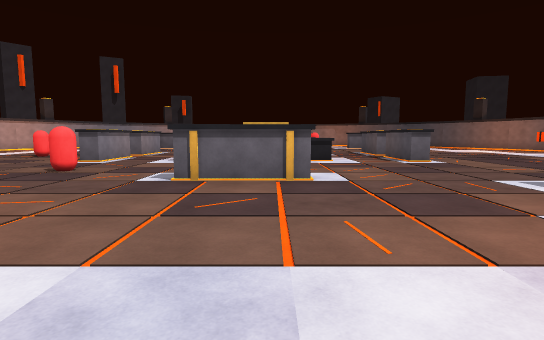
View 1 (above)

18 first-person views from a walk through a scene from a Unity 3-D project. The camera is 1.5 m above the floor, tilts 6° down and sees 80° across. The floor is counted in squares, 2 m on a side. Each view is taken from the middle of a square. On the plan, view 1 faces up. The plan holds only what a view shows up to about 11 squares ahead; the rest is blank. The place goes on beyond the plan. The player is left out.

View 2
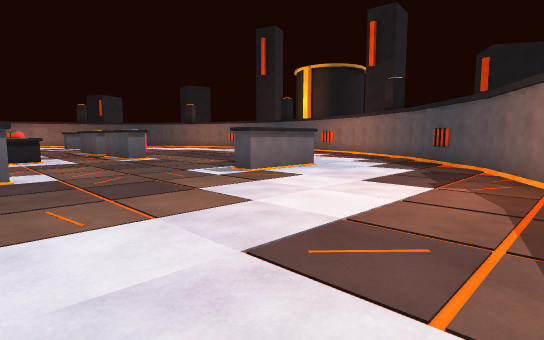

View 3
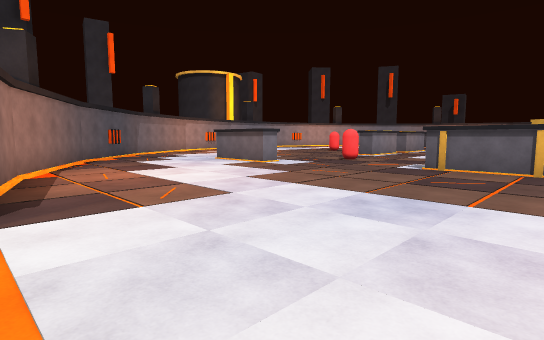

View 4
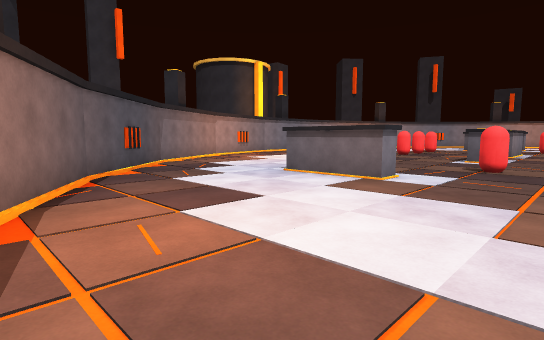

View 5
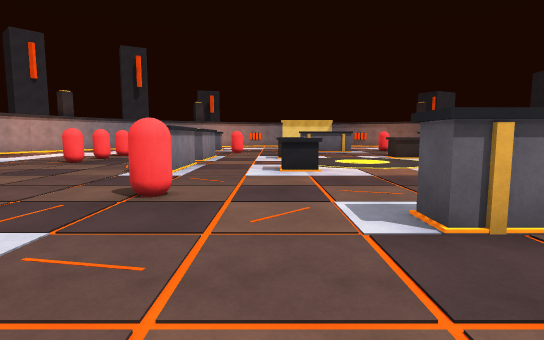

View 6
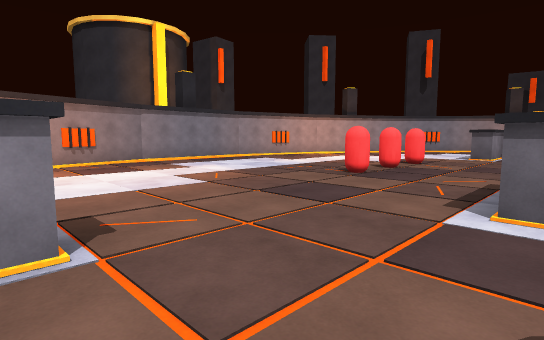

View 7
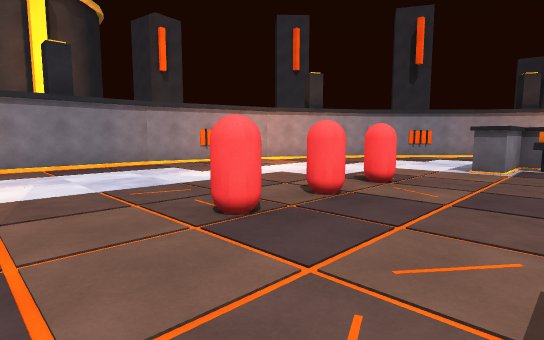

View 8
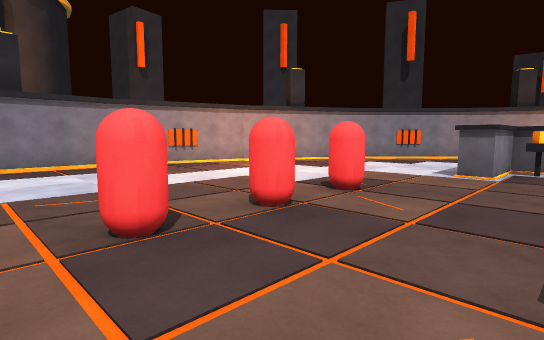

View 9
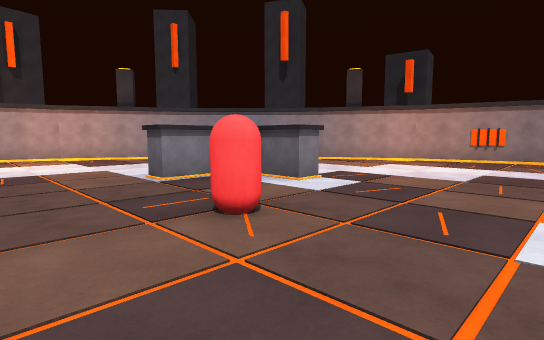

View 10
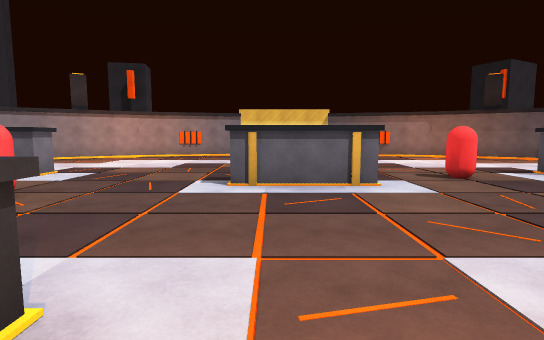

View 11
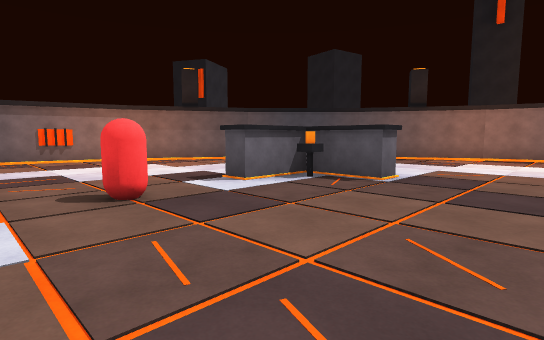

View 12
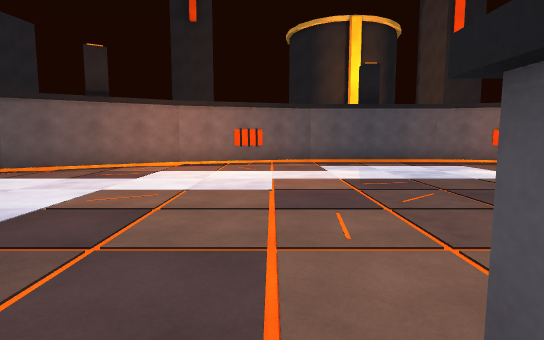

View 13
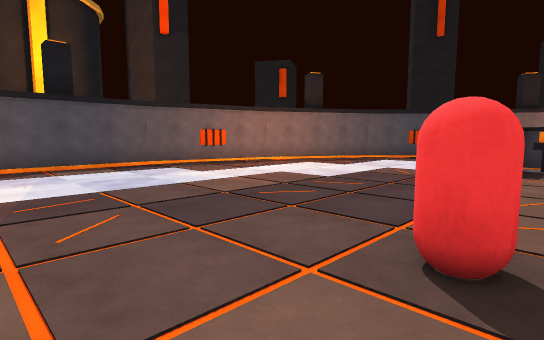

View 14
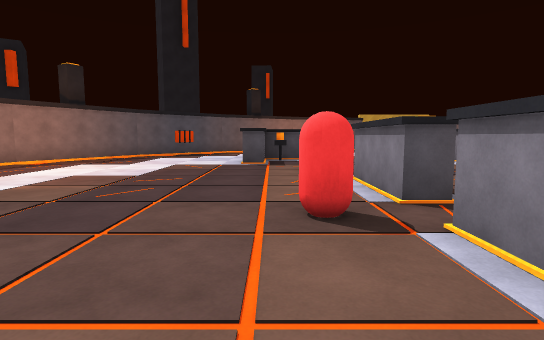

View 15
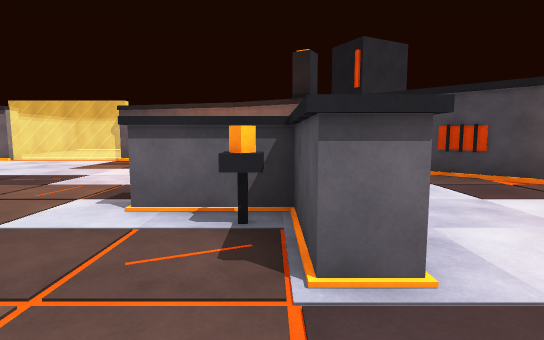

View 16
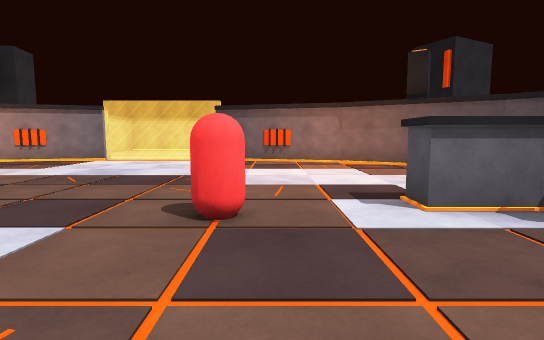

View 17
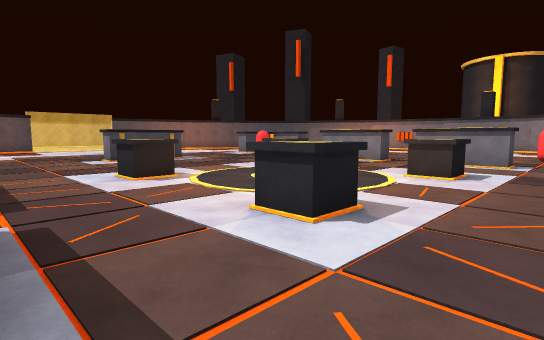

View 18
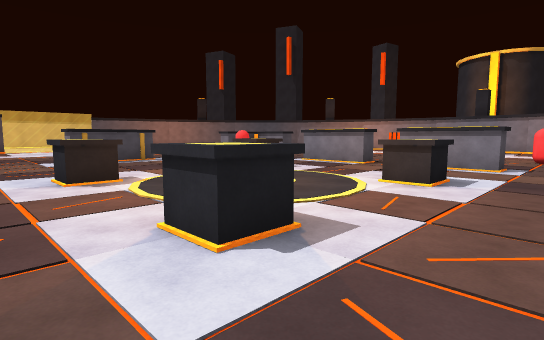

### Floor plan
Points are (right, up) in squares from view 1. A wall is a line through its corners. A room is listed if a view was taken in it or the views show most of it. See-through windows are left out.
Room 1 (views 1, 2, 3, 4, 5, 6, 7, 8, 9, 10, 11, 12, 13, 14, 15, 16, 17, 18)
walls: (0.9, 10.5) (1.8, 10.5) (1.8, 9.7) (1, 9.7); (0.9, 14.3) (1.8, 14.3) (1.8, 13.5) (1, 13.5); (-2.9, 10.5) (-2, 10.5) (-2, 9.7) (-2.9, 9.7); (-2.9, 14.3) (-2, 14.3) (-2, 13.4); (4, 11.5) (4.6, 11.5) (4.6, 9.4) (4, 9.4) (4, 11.1); (4.6, 13.4) (4.6, 12.5); (-5.6, 11.5) (-5, 11.5) (-5, 9.4) (-5.6, 9.4); (0.6, 6) (0.6, 5.4) (-1.6, 5.4) (-1.6, 6) (0.6, 6); (0.8, 18) (-1.8, 18); (-5.6, 14.6) (-5, 14.6) (-5, 12.5); (6.1, 6.4) (6.9, 6.4); (6.9, 17.6) (6.2, 17.6) (6.2, 18.5); (-5.6, 4.9) (-5.6, 4.2) (-7.9, 4.2); (5.6, 19.2) (4.6, 19.2) (4.6, 19.9); (-7.2, 18.2) (-7.2, 17.6) (-7.9, 17.6); (5.5, 4.2) (4.6, 4.2) (4.6, 4.8); (-5.6, 19.9) (-5.6, 19.2) (-6.5, 19.2); (13.6, 10.1) (13.6, 13.9); (12.7, 17.4) (10.8, 20.8); (13.7, 13.8) (12.7, 17.6); (12.7, 6.5) (13.7, 10.2); (10.8, 3.3) (12.7, 6.6); (10.8, 20.7) (9.1, 22.4); (6.2, -0.5) (8.2, 0.7); (7.8, 23.6) (5, 25.2) (1.3, 26.2); (8.1, 0.6) (10.9, 3.3); (-5.9, 25.2) (-8.5, 23.7); (-6.1, -1.2) (-4.6, -1.5); (-12.7, 4.9) (-11.8, 3.3) (-9.2, 0.7) (-5.9, -1.2); (-12.2, 20) (-13.7, 17.4); (-9.3, 23.3) (-11.5, 21); (-14.6, 13.9) (-14.6, 10.1); (-14.7, 10.3) (-14, 7.7); (-13.7, 17.6) (-14.7, 13.8); (-2.5, 27) (-2.2, 26.2) (-6, 25.2)
objects: other object (-9, 12); other object (-9, 13) to (-8, 14); other object (-9, 15); other object (-7, 19); other object (-5, 7); other object (-5, 17); other object (2, 19); other object (5, 12); other object (6, 5); other object (6, 19)

Where each view was taken, in squares from view 1:
view 1: 0 up, 0 right, facing up
view 2: 1 down, 0 right, facing up-right
view 3: 2 down, 1 right, facing up-left
view 4: 1 down, 3 left, facing up-left
view 5: 3 up, 3 left, facing up
view 6: 6 up, 5 left, facing up-left
view 7: 10 up, 6 left, facing up-left
view 8: 11 up, 6 left, facing up-left
view 9: 15 up, 2 left, facing up-left
view 10: 13 up, 1 left, facing up
view 11: 15 up, 1 right, facing up-right
view 12: 15 up, 4 right, facing right
view 13: 14 up, 5 right, facing down-right
view 14: 15 up, 6 right, facing down
view 15: 16 up, 6 right, facing up
view 16: 16 up, 3 right, facing up
view 17: 16 up, 4 right, facing down-left
view 18: 16 up, 3 right, facing down-left
